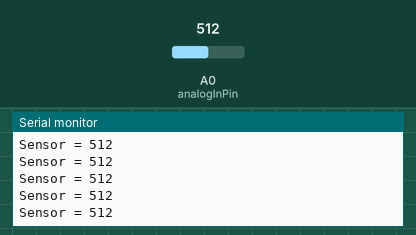
This sketch was run on a simulated Arduino Uno, built with avr-gcc and run on an emulated ATmega328P. On the bench: the last lines printed to the serial monitor. The test bench sets the inputs (shaded band); at power-on: A0 (analogInPin) = 512.

Above: at 1.2 s.
1.3 s: A0 (analogInPin) set to 716
At 2.1 s:
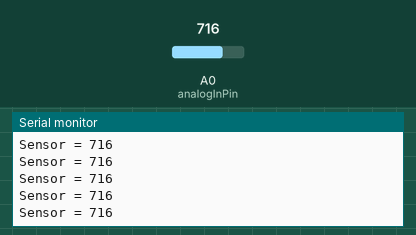
4.3 s: A0 (analogInPin) set to 900
At 5.4 s:
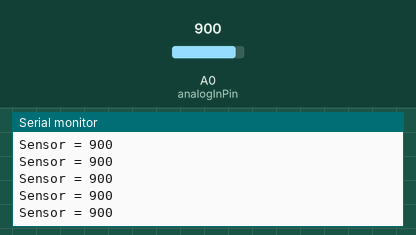
Timing chart, 0 to 7.3 s (numbered marks = the images above; inputs shaded):
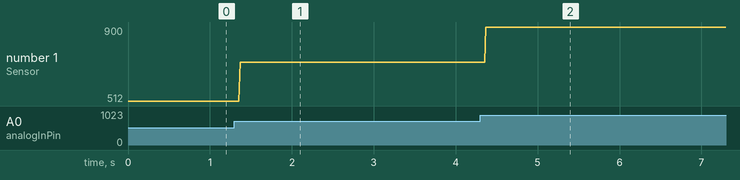

Measured:
- after the input at 1.3 s, the serial monitor: prints a new line after 0.07 s (image 1)
- after the input at 4.3 s, the serial monitor: prints a new line after 0.07 s (image 2)
- plotted number 1: 512 → 716 after the input at 1.3 s, 716 → 900 after the input at 4.3 s

The sketch:

readSensorData.ino
```cpp
const int analogInPin = A0;

int sensorValue = 0;

void printSensor(int sensorV) {
  char buffer[40];
  sprintf(buffer,"Sensor = %d",sensorV);
  Serial.println(buffer);
}

void setup() {
  Serial.begin(9600);
}

void loop() {
  sensorValue = analogRead(analogInPin);
  printSensor(sensorValue);
}
```
